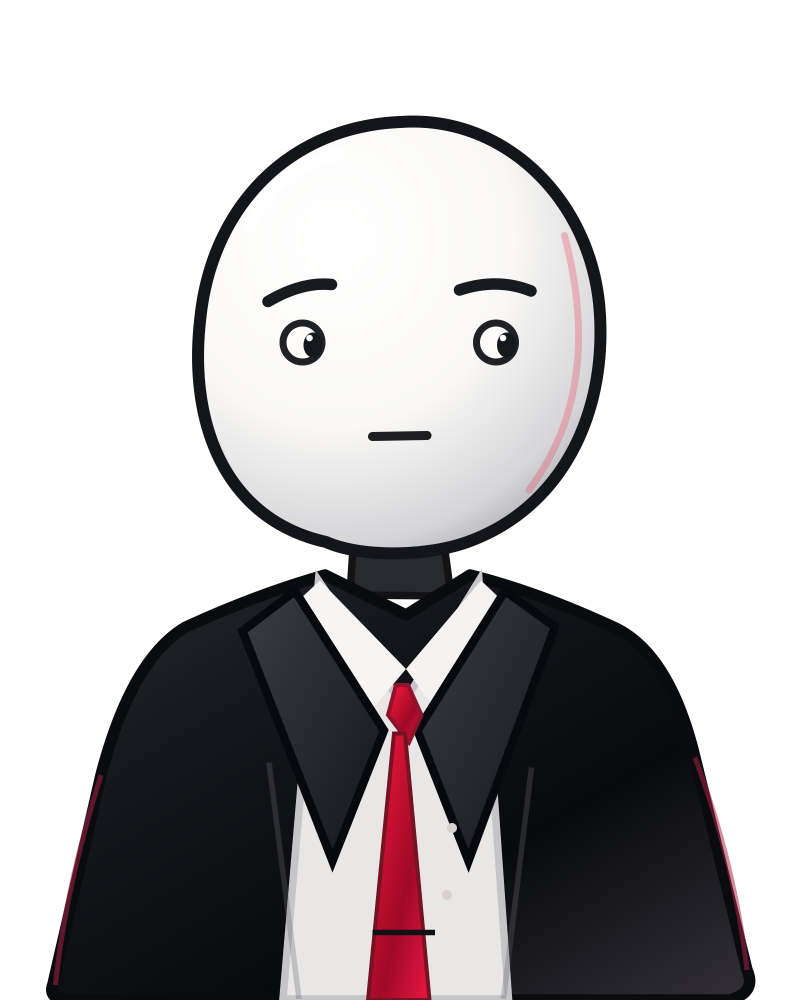
#> input picture assets/character/host/closeups/host_front_suspicious_closeup.png, 1600 x 2000 px (shown at 1/2 size)
$ python normalize_character_poses.py --reference ../assets/character/host/closeups/host_front_suspicious_closeup.png --inputs ../assets/character/host/closeups/host_front_angry_closeup.png --output-dir out
#> lines starting #> are read from the running program, lines starting #| are printed output that depends on the picture
#!/usr/bin/env python3
"""Make non-destructive, alpha-safe 1024x1536 Night Files pose copies.

Uses approved M01 as the reference, retains original bytes and reports QA issues.
Requires Pillow and NumPy.
"""
import argparse
import hashlib
import json
from pathlib import Path

import numpy as np
from PIL import Image

W, H = 1024, 1536
MARGIN_X = 36
GROUND_Y = 1460
TOP_MARGIN = 32
HEAD_TOLERANCE = 0.15
PROPORTION_TOLERANCE = 0.12


def image_digest(path):
    return hashlib.sha256(Path(path).read_bytes()).hexdigest()


# [39 lines left out: functions alpha_bbox, head_measure, not called in this run]


def validate_alpha(image):
    if image.mode not in ("RGBA", "LA", "P"):
        raise ValueError("Input must be a transparent PNG")
    if image.mode == "P" and "transparency" not in image.info:
        raise ValueError("Palette image has no alpha transparency")
    alpha = np.asarray(image.convert("RGBA").getchannel("A"))
    if np.count_nonzero(alpha < 8) < alpha.size * .02:
        raise ValueError("Source is not genuinely transparent")
    if np.count_nonzero(alpha > 128) < alpha.size * .01:
        raise ValueError("Source has insufficient visible artwork")


# [62 lines left out: function normalize_pose, not called in this run]


def main():
    ap = argparse.ArgumentParser(description=__doc__)
    ap.add_argument("--reference", required=True, type=Path)
    ap.add_argument("--inputs", nargs="+", required=True, type=Path)
    ap.add_argument("--output-dir", required=True, type=Path)
    ap.add_argument("--max-upscale", type=float, default=1.25)
    ap.add_argument("--strict", action="store_true")
    ap.add_argument("--overwrite", action="store_true")
    args = ap.parse_args()
    if args.max_upscale < 1:
        ap.error("--max-upscale must be at least 1")
    args.output_dir.mkdir(parents=True, exist_ok=True)
    with Image.open(args.reference) as im:
#> im is the input picture: PIL image 1600x2000 RGBA; mean R, G, B, A 58.8, 56.4, 58.1, 126.9
        validate_alpha(im)
#> in validate_alpha, `alpha = np.asarray(image.convert("RGBA").getchannel("A"))`:
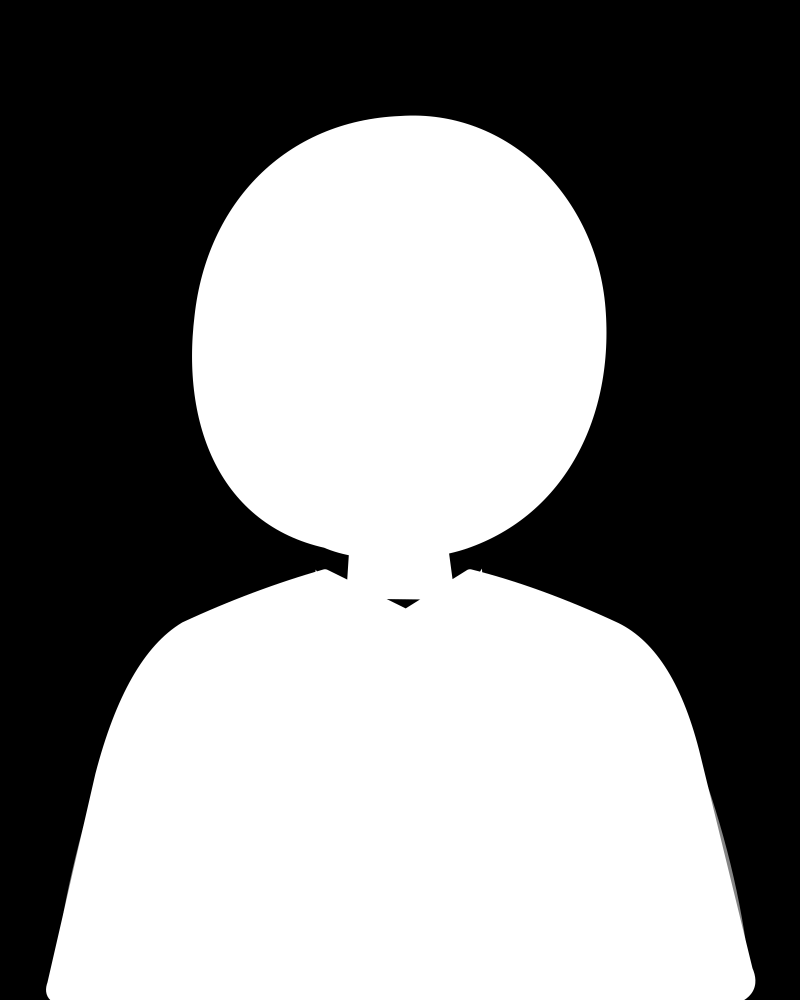
#> alpha: shape (2000, 1600) (shown at 1/2 size); min 0, max 255, mean 126.9
        ref = im.convert("RGBA")
    records = []
    flagged = 0
    for path in args.inputs:
        if path.suffix.lower() != ".png":
            raise ValueError(f"Only PNG supported: {path}")
        output = args.output_dir / path.name
        if output.resolve() == path.resolve():
            raise ValueError("Refusing to overwrite original asset")
        if output.exists() and not args.overwrite:
#> (the run stopped early here; a loop or call above may not have finished)
